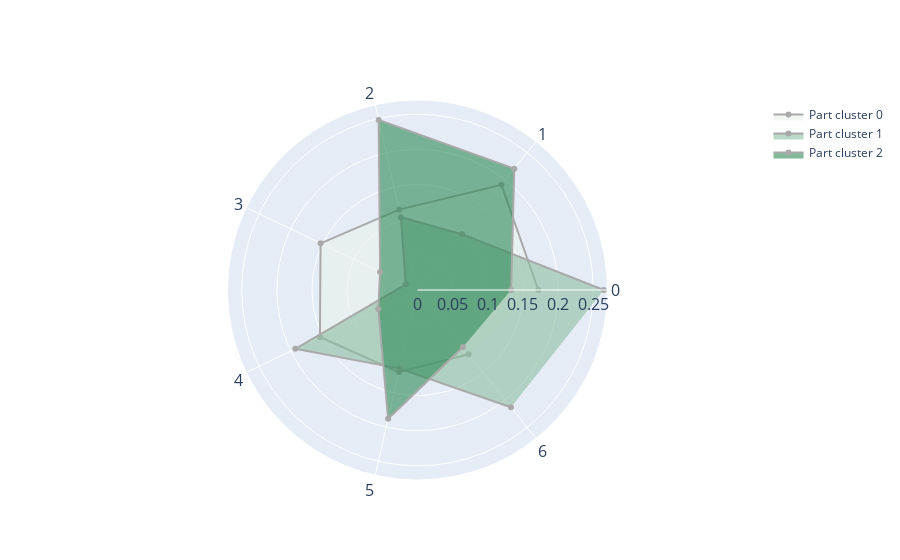

Notebook code cell kept with this figure:
### Code cell
# Choose a Seaborn palette and convert it to HEX format
palette = sns.light_palette("seagreen", 3, as_cmap=False)
colors = [f'rgba({int(r*255)},{int(g*255)},{int(b*255)},.6)' for r, g, b in palette]  # Adjust transparency if needed

# Create the figure
fig = go.Figure()

# Add traces with custom colors and dark grey contours
for i in range(3):  # Assuming 3 clusters
    fig.add_trace(go.Scatterpolar(
        r=pd.Series(mean_cluster_parts.sort_values(by='new_clusters')
                    .loc[mean_cluster_parts['part_cluster'] == i, 'relative_frequency'].values),
        theta=plt_vars,
        fill='toself',
        name=f'Part cluster {i}',
        line=dict(color='darkgrey', width=2),  # Dark grey contour
        fillcolor=colors[i]  # Assign Seaborn fill colors
    ))

# Update layout
fig.update_layout(
    polar=dict(
        angularaxis=dict(tickfont=dict(size=16)),  # Set font size for theta labels
        radialaxis=dict(visible=True, tickfont=dict(size=16))
    ),
    showlegend=True
)

fig.show()

### Figure 1 — Plotly figure (JSON) as saved in the notebook; plotly's stock layout.template omitted (floating-point values rounded to 4 significant figures)
{"data": [{"fill": "toself", "fillcolor": "rgba(234,242,237,.6)", "line": {"color": "darkgrey", "width": 2}, "name": "Part cluster 0", "r": [0.1719, 0.1913, 0.1173, 0.153, 0.154, 0.1197, 0.1167], "theta": ["0", "1", "2", "3", "4", "5", "6"], "type": "scatterpolar"}, {"fill": "toself", "fillcolor": "rgba(140,190,161,.6)", "line": {"color": "darkgrey", "width": 2}, "name": "Part cluster 1", "r": [0.2649, 0.1016, 0.1062, 0.01856, 0.1927, 0.1147, 0.2132], "theta": ["0", "1", "2", "3", "4", "5", "6"], "type": "scatterpolar"}, {"fill": "toself", "fillcolor": "rgba(46,139,87,.6)", "line": {"color": "darkgrey", "width": 2}, "name": "Part cluster 2", "r": [0.1331, 0.2207, 0.2482, 0.05901, 0.06194, 0.1877, 0.1038], "theta": ["0", "1", "2", "3", "4", "5", "6"], "type": "scatterpolar"}], "layout": {"polar": {"angularaxis": {"tickfont": {"size": 16}}, "radialaxis": {"tickfont": {"size": 16}, "visible": true}}, "showlegend": true}}
